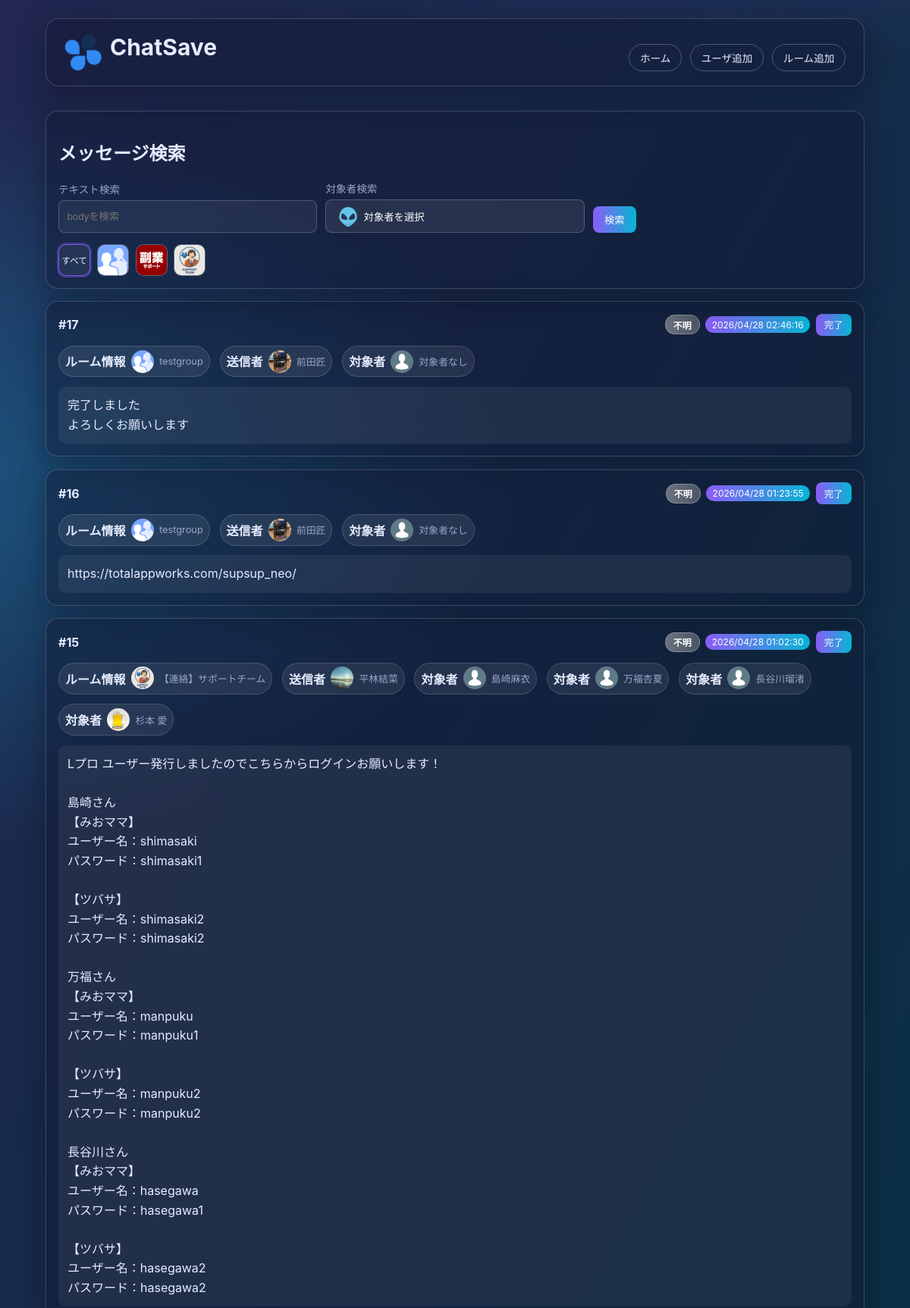
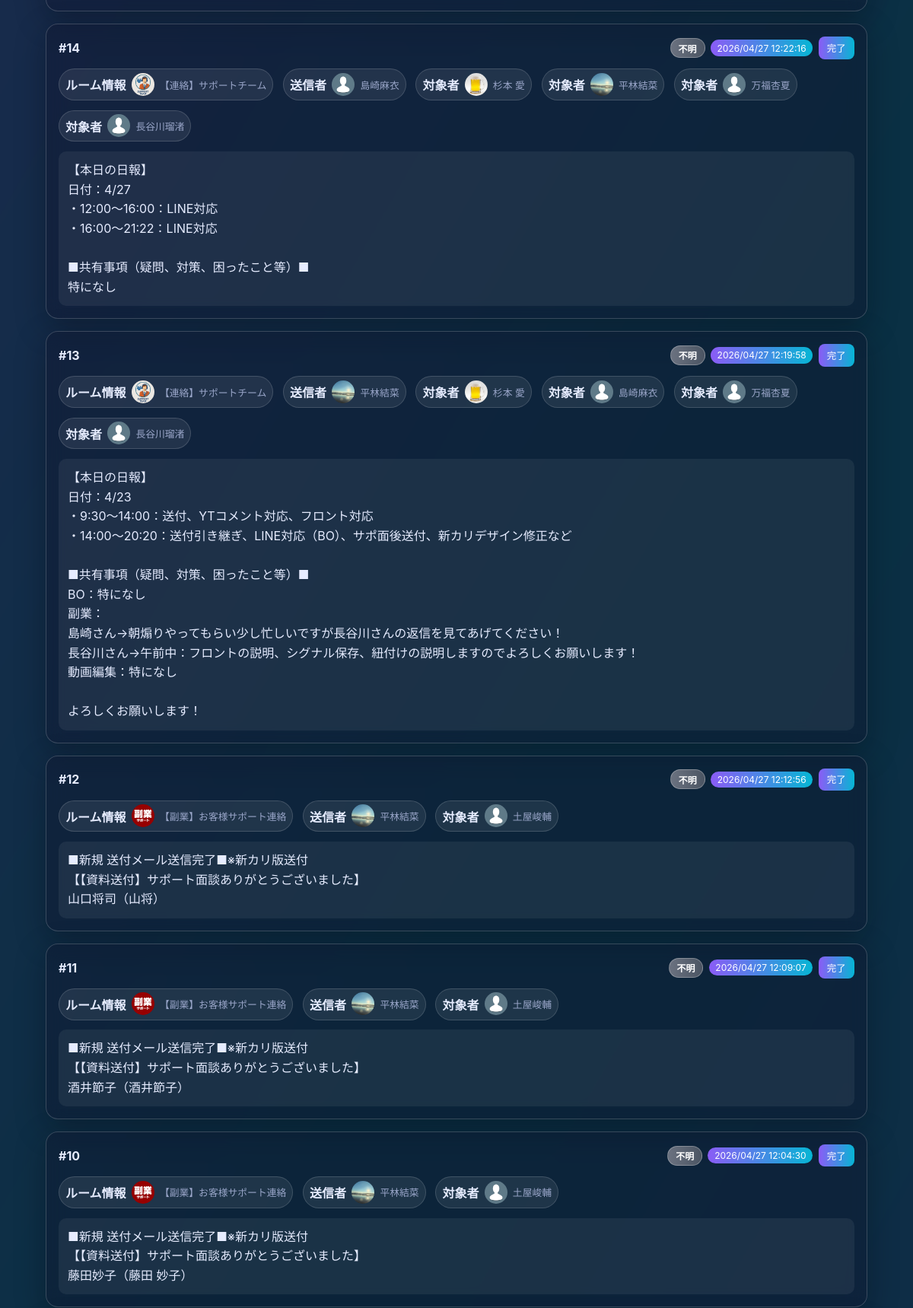
The page / (upper part) on the database its author committed (2 pictures, top to bottom).
### tables this page shows
CREATE TABLE room (
            id INTEGER PRIMARY KEY AUTOINCREMENT,
            room_name TEXT NOT NULL,
            room_id TEXT NOT NULL,
            room_icon TEXT
        );

CREATE TABLE message (
            id INTEGER PRIMARY KEY AUTOINCREMENT,
            room_id INTEGER,
            account_id TEXT,
            body TEXT NOT NULL,
            send_time TEXT,
            task INTEGER NOT NULL DEFAULT 0
        , message_id TEXT, type_id INTEGER);

CREATE TABLE type (
            id INTEGER PRIMARY KEY AUTOINCREMENT,
            type_name TEXT NOT NULL UNIQUE
        );

CREATE TABLE users (
            id INTEGER PRIMARY KEY AUTOINCREMENT,
            user_name TEXT NOT NULL,
            account_id TEXT NOT NULL,
            user_icon TEXT
        );

### index.php (the view, shortened to what the rows shown need)
<?php
$pdo = get_db();
$selectedRoomId = trim((string)($_GET['room_id'] ?? ''));
$page = max(1, (int)($_GET['page'] ?? 1));
$perPage = 30;
$rooms = $pdo->query('SELECT id, room_id, room_name, room_icon FROM room ORDER BY room_name ASC')->fetchAll(PDO::FETCH_ASSOC);
$users = $pdo->query('SELECT account_id, user_name, user_icon FROM users ORDER BY user_name ASC')->fetchAll(PDO::FETCH_ASSOC);
function sqlite_table_exists(PDO $pdo, string $tableName): bool
{
    $stmt = $pdo->prepare("SELECT name FROM sqlite_master WHERE type = 'table' AND name = :table_name LIMIT 1");
    $stmt->execute([':table_name' => $tableName]);
    $row = $stmt->fetch(PDO::FETCH_ASSOC);
    return is_array($row);
}
function sqlite_has_column(PDO $pdo, string $tableName, string $columnName): bool
{
    $columns = $pdo->query('PRAGMA table_info(' . $tableName . ')')->fetchAll(PDO::FETCH_ASSOC);
    foreach ($columns as $column) {
        if ((string)($column['name'] ?? '') === $columnName) {
            return true;
        }
    }
    return false;
}
$hasTypeTable = sqlite_table_exists($pdo, 'type');
$hasMessageTypeIdColumn = sqlite_has_column($pdo, 'message', 'type_id');
$canJoinType = $hasTypeTable && $hasMessageTypeIdColumn;
$sql = <<<'SQL'
SELECT
    m.id,
    m.message_id,
    m.room_id,
    m.account_id,
    m.body,
    m.send_time,
    COALESCE(m.task, 0) AS task,
SQL;
if ($canJoinType) {
    $sql .= <<<'SQL'
    m.type_id,
    t.type_name,
SQL;
} else {
    $sql .= <<<'SQL'
    NULL AS type_id,
    NULL AS type_name,
SQL;
}
$sql .= <<<'SQL'
    r.room_name,
    r.room_icon,
    u.user_name,
    u.user_icon
FROM message m
LEFT JOIN room r ON CAST(m.room_id AS TEXT) = r.room_id
LEFT JOIN users u ON m.account_id = u.account_id
SQL;
if ($canJoinType) {
    $sql .= "\nLEFT JOIN type t ON m.type_id = t.id\n";
}
$sql .= <<<'SQL'
WHERE 1=1
SQL;
$params = [];
$sql .= ' ORDER BY COALESCE(m.send_time, "") DESC, m.id DESC';
$stmt = $pdo->prepare($sql);
$stmt->execute($params);
$messages = $stmt->fetchAll(PDO::FETCH_ASSOC);
function parse_targets_from_body(string $body): array
{
    if (preg_match_all('/\[to[:：]\s*([^\]\s]+)\]/i', $body, $matches) > 0) {
        $accountIds = array_values(array_unique(array_filter(array_map(static fn(string $value): string => trim($value), $matches[1] ?? []), static fn(string $value): bool => $value !== '')));
        return ['type' => 'user', 'account_ids' => $accountIds];
    }
    return ['type' => 'none', 'account_ids' => []];
}
function parse_attachments_from_body(string $body): array
{
    $matches = [];
    preg_match_all('/\[download:(\d+)\](.*?)\[\/download\]/is', $body, $matches, PREG_SET_ORDER);
    if ($matches === []) {
        return [];
    }
    $attachments = [];
    foreach ($matches as $match) {
        $fileId = trim((string)($match[1] ?? ''));
        $fileLabel = trim((string)($match[2] ?? ''));
        $attachments[] = [
            'file_id' => $fileId,
            'file_label' => $fileLabel,
        ];
    }
    return $attachments;
}
function parse_reply_to_message_id(string $body): ?string
{
    if (preg_match('/\[rp[^\]]*\bto=([^\]\s]+)[^\]]*\]/i', $body, $matches) === 1) {
        return trim((string)($matches[1] ?? '')) ?: null;
    }
    return null;
}
function parse_reply_target_account_id(string $body): ?string
{
    if (preg_match('/\[rp[^\]]*\baid=([^\]\s]+)[^\]]*\]/i', $body, $matches) === 1) {
        return trim((string)($matches[1] ?? '')) ?: null;
    }
    return null;
}
function normalize_message_id(string $messageId): string
{
    $trimmed = trim($messageId);
    if ($trimmed === '') {
        return '';
    }
    if (preg_match('/^\d+-\d+$/', $trimmed) === 1) {
        $parts = explode('-', $trimmed, 2);
        return trim((string)($parts[1] ?? ''));
    }
    return $trimmed;
}
function sanitize_message_body_for_display(string $body): string
{
    $cleaned = $body;
    $patterns = [
        '/^\[rp[^\]]*\]/i',
        '/\[toall\]/i',
        '/\[to[:：]\s*[^\]\s]+\][^\r\n]*(?:\r?\n)?/i',
        '/\[download:\d+\].*?\[\/download\]/is',
        '/\[info\]\s*\[title\]\s*\[dtext:file_uploaded\]\s*\[\/title\].*?\[\/info\]\s*/is',
    ];
    foreach ($patterns as $pattern) {
        $cleaned = preg_replace($pattern, '', (string)$cleaned);
    }
    $cleaned = preg_replace("/\n{3,}/", "\n\n", (string)$cleaned);
    return trim((string)$cleaned);
}
function resolve_message_type_label(array $message): string
{
    $typeName = trim((string)($message['type_name'] ?? ''));
    if ($typeName !== '') {
        return $typeName;
    }
    return '不明';
}
function message_type_badge_class(string $typeName): string
{
    $map = [
        '要対応' => 'type-need-action',
        '要返信' => 'type-need-reply',
        '要確認' => 'type-need-check',
        '報告' => 'type-report',
        '共有' => 'type-share',
        '完了報告' => 'type-complete-report',
        'お礼・リアクション' => 'type-thanks-reaction',
        '雑談' => 'type-chat',
        '不明' => 'type-unknown',
    ];
    return $map[$typeName] ?? 'type-unknown';
}
$targetUsersByAccountId = [];
foreach ($users as $user) {
    $targetUsersByAccountId[(string)$user['account_id']] = $user;
}
foreach ($messages as $index => $message) {
    $rawBody = (string)($message['body'] ?? '');
    $messages[$index]['message_id'] = normalize_message_id((string)($message['message_id'] ?? ''));
    $target = parse_targets_from_body($rawBody);
    $replyTargetAccountId = parse_reply_target_account_id($rawBody);
    if ($replyTargetAccountId !== null) {
        $target = ['type' => 'user', 'account_ids' => [$replyTargetAccountId]];
    }
    $messages[$index]['target_type'] = $target['type'];
    $messages[$index]['target_account_ids'] = $target['account_ids'];
    $messages[$index]['attachments'] = parse_attachments_from_body($rawBody);
    $messages[$index]['reply_to_message_id'] = normalize_message_id((string)(parse_reply_to_message_id($rawBody) ?? ''));
    $messages[$index]['body_for_display'] = sanitize_message_body_for_display($rawBody);
}
$offset = ($page - 1) * $perPage;
$messages = array_slice($messages, $offset, $perPage);
$messagesByMessageId = [];
foreach ($messages as $message) {
    $messageId = normalize_message_id((string)($message['message_id'] ?? ''));
    if ($messageId === '') {
        continue;
    }
    $messagesByMessageId[$messageId] = $message;
}
$childrenByParentMessageId = [];
foreach ($messages as $message) {
    $replyToMessageId = trim((string)($message['reply_to_message_id'] ?? ''));
    if ($replyToMessageId === '' || !isset($messagesByMessageId[$replyToMessageId])) {
        continue;
    }
    if (!isset($childrenByParentMessageId[$replyToMessageId])) {
        $childrenByParentMessageId[$replyToMessageId] = [];
    }
    $childrenByParentMessageId[$replyToMessageId][] = $message;
}
foreach ($childrenByParentMessageId as $parentMessageId => $children) {
    usort($children, static function (array $a, array $b): int {
        $aTime = strtotime((string)($a['send_time'] ?? '')) ?: 0;
        $bTime = strtotime((string)($b['send_time'] ?? '')) ?: 0;
        if ($aTime === $bTime) {
            return ((int)($a['id'] ?? 0)) <=> ((int)($b['id'] ?? 0));
        }
        return $aTime <=> $bTime;
    });
    $childrenByParentMessageId[$parentMessageId] = $children;
}
$appendReplyChildren = static function (
    array $parentMessage,
    array $childrenByParentMessageId,
    callable $appendReplyChildren,
    int $depth = 1
): array {
    $collected = [];
    $parentMessageId = trim((string)($parentMessage['message_id'] ?? ''));
    if ($parentMessageId === '' || !isset($childrenByParentMessageId[$parentMessageId])) {
        return $collected;
    }
    foreach ($childrenByParentMessageId[$parentMessageId] as $childMessage) {
        $childMessage['is_reply_child'] = true;
        $childMessage['reply_depth'] = $depth;
        $collected[] = $childMessage;
        foreach ($appendReplyChildren($childMessage, $childrenByParentMessageId, $appendReplyChildren, $depth + 1) as $nestedChild) {
            $nestedChild['is_reply_child'] = true;
            $collected[] = $nestedChild;
        }
    }
    return $collected;
};
$messagesWithHierarchy = [];
foreach ($messages as $message) {
    $replyToMessageId = trim((string)($message['reply_to_message_id'] ?? ''));
    if ($replyToMessageId !== '' && isset($messagesByMessageId[$replyToMessageId])) {
        continue;
    }
    $message['reply_depth'] = 0;
    $messagesWithHierarchy[] = $message;
    foreach ($appendReplyChildren($message, $childrenByParentMessageId, $appendReplyChildren, 1) as $childMessage) {
        $messagesWithHierarchy[] = $childMessage;
    }
}
$messages = $messagesWithHierarchy;
function build_query(array $overrides = []): string
{
    $params = [
        'q' => trim((string)($_GET['q'] ?? '')),
        'room_id' => trim((string)($_GET['room_id'] ?? '')),
        'target' => trim((string)($_GET['target'] ?? '')),
        'page' => (string)max(1, (int)($_GET['page'] ?? 1)),
    ];
    foreach ($overrides as $key => $value) {
        $params[$key] = (string)$value;
    }
    if (($params['page'] ?? '1') === '1') {
        unset($params['page']);
    }
    return http_build_query(array_filter($params, static fn(string $value): bool => $value !== ''));
}
include __DIR__ . '/header.php';
?>
<section class="card glass form-card">
  <h2>メッセージ検索</h2>
  <div class="icon-filter-row" aria-label="ルーム絞り込み">
    <?php foreach ($rooms as $room): ?>
      <?php
        $roomId = (string)$room['room_id'];
        $roomName = (string)$room['room_name'];
        $iconPath = trim((string)($room['room_icon'] ?? ''));
      ?>
      <a
        href="index.php?<?php echo htmlspecialchars(build_query(['room_id' => $roomId, 'page' => '1']), ENT_QUOTES, 'UTF-8'); ?>"
        class="icon-filter-button <?php echo $selectedRoomId === $roomId ? 'active' : ''; ?>"
        title="<?php echo htmlspecialchars($roomName, ENT_QUOTES, 'UTF-8'); ?>"
      >
        <img src="<?php echo htmlspecialchars($iconPath !== '' ? $iconPath : 'img/noimage.png', ENT_QUOTES, 'UTF-8'); ?>" alt="<?php echo htmlspecialchars($roomName, ENT_QUOTES, 'UTF-8'); ?>" onerror="this.onerror=null;this.src='img/noimage.png';">
      </a>
    <?php endforeach; ?>
  </div>
</section>
<section class="cards" aria-label="メッセージ一覧">
  <?php foreach ($messages as $message): ?>
    <?php
      $roomName = trim((string)($message['room_name'] ?? ''));
      $roomLabel = $roomName !== '' ? $roomName : ('room_id: ' . (string)$message['room_id']);
      $roomIcon = trim((string)($message['room_icon'] ?? ''));
      $senderName = trim((string)($message['user_name'] ?? ''));
      $senderLabel = $senderName !== '' ? $senderName : ('account_id: ' . (string)$message['account_id']);
      $senderIcon = trim((string)($message['user_icon'] ?? ''));
      $targetType = (string)($message['target_type'] ?? 'none');
      $targetAccountIds = is_array($message['target_account_ids'] ?? null) ? $message['target_account_ids'] : [];
      $targetUsers = [];
      foreach ($targetAccountIds as $targetAccountId) {
          $targetUsers[] = $targetUsersByAccountId[(string)$targetAccountId] ?? ['account_id' => (string)$targetAccountId];
      }
      $targetEntries = [];
      if ($targetType === 'all') {
          $targetEntries[] = [
              'label' => '全員',
              'icon' => 'img/all.png',
          ];
      } else {
          foreach ($targetUsers as $targetUser) {
              $targetName = trim((string)($targetUser['user_name'] ?? ''));
              $targetAccountId = trim((string)($targetUser['account_id'] ?? ''));
              $targetLabel = '';
              if ($targetName !== '') {
                  $targetLabel = $targetName;
              } elseif ($targetAccountId !== '') {
                  $targetLabel = 'account_id: ' . $targetAccountId;
              }
              if ($targetLabel !== '') {
                  $targetEntries[] = [
                      'label' => $targetLabel,
                      'icon' => trim((string)($targetUser['user_icon'] ?? '')),
                  ];
              }
          }
      }
      if ($targetEntries === []) {
          $targetEntries[] = [
              'label' => '対象者なし',
              'icon' => 'img/noimage.png',
          ];
      }
      $rawSendTime = trim((string)($message['send_time'] ?? ''));
      $timestamp = strtotime($rawSendTime);
      $formattedSendTime = $rawSendTime;
      if ($timestamp !== false) {
          $formattedSendTime = date('Y/m/d H:i:s', $timestamp);
      }
      $isTaskDone = (int)($message['task'] ?? 0) === 1;
      $messageTypeLabel = resolve_message_type_label($message);
      $messageTypeBadgeClass = message_type_badge_class($messageTypeLabel);
      $isReplyChild = (bool)($message['is_reply_child'] ?? false);
      $replyDepth = max(0, (int)($message['reply_depth'] ?? 0));
    ?>
    <div class="message-thread-item <?php echo $isReplyChild ? 'is-reply-child' : ''; ?>" style="--reply-level: <?php echo $replyDepth; ?>;">
      <article class="card glass message-card <?php echo $isTaskDone ? 'is-complete' : ''; ?>" data-message-id="<?php echo (int)$message['id']; ?>">
        <div class="card-head">
          <h2>#<?php echo (int)$message['id']; ?></h2>
          <div class="card-actions">
            <span class="message-type-badge <?php echo htmlspecialchars($messageTypeBadgeClass, ENT_QUOTES, 'UTF-8'); ?>">
              <?php echo htmlspecialchars($messageTypeLabel, ENT_QUOTES, 'UTF-8'); ?>
            </span>
            <span class="badge"><?php echo htmlspecialchars($formattedSendTime, ENT_QUOTES, 'UTF-8'); ?></span>
            <button type="button" class="task-toggle" data-task-state="<?php echo $isTaskDone ? '1' : '0'; ?>"><?php echo $isTaskDone ? '取消' : '完了'; ?></button>
          </div>
        </div>
        <div class="message-meta-row">
          <div class="entity-chip" data-tooltip="<?php echo htmlspecialchars($roomLabel, ENT_QUOTES, 'UTF-8'); ?>">
            <strong>ルーム情報</strong>
            <img src="<?php echo htmlspecialchars($roomIcon !== '' ? $roomIcon : 'img/noimage.png', ENT_QUOTES, 'UTF-8'); ?>" alt="<?php echo htmlspecialchars($roomLabel, ENT_QUOTES, 'UTF-8'); ?>" onerror="this.onerror=null;this.src='img/noimage.png';">
            <span><?php echo htmlspecialchars($roomLabel, ENT_QUOTES, 'UTF-8'); ?></span>
          </div>
          <div class="entity-chip" data-tooltip="<?php echo htmlspecialchars($senderLabel, ENT_QUOTES, 'UTF-8'); ?>">
            <strong>送信者</strong>
            <img src="<?php echo htmlspecialchars($senderIcon !== '' ? $senderIcon : 'img/noimage.png', ENT_QUOTES, 'UTF-8'); ?>" alt="<?php echo htmlspecialchars($senderLabel, ENT_QUOTES, 'UTF-8'); ?>" onerror="this.onerror=null;this.src='img/noimage.png';">
            <span><?php echo htmlspecialchars($senderLabel, ENT_QUOTES, 'UTF-8'); ?></span>
          </div>
          <?php foreach ($targetEntries as $targetEntry): ?>
            <?php
              $targetLabel = (string)($targetEntry['label'] ?? '対象者なし');
              $targetIcon = trim((string)($targetEntry['icon'] ?? ''));
            ?>
            <div class="entity-chip" data-tooltip="<?php echo htmlspecialchars($targetLabel, ENT_QUOTES, 'UTF-8'); ?>">
              <strong>対象者</strong>
              <img src="<?php echo htmlspecialchars($targetIcon !== '' ? $targetIcon : 'img/noimage.png', ENT_QUOTES, 'UTF-8'); ?>" alt="<?php echo htmlspecialchars($targetLabel, ENT_QUOTES, 'UTF-8'); ?>" onerror="this.onerror=null;this.src='img/noimage.png';">
              <span><?php echo htmlspecialchars($targetLabel, ENT_QUOTES, 'UTF-8'); ?></span>
            </div>
          <?php endforeach; ?>
        </div>
        <div class="message-body"><?php echo nl2br(htmlspecialchars((string)($message['body_for_display'] ?? $message['body'] ?? ''), ENT_QUOTES, 'UTF-8')); ?></div>
      </article>
    </div>
  <?php endforeach; ?>
</section>
<?php include __DIR__ . '/footer.php'; ?>

### rows shown on the page
room: room_icon (picture)
room: room_icon (picture)
room: room_icon (picture)
message: $replyDepth 0 (drawn), id "17", type.type_name "不明", send_time "2026/04/28 02:46:16", room.room_icon (picture), room.room_name "testgroup", users.user_icon (picture), users.user_name "前田匠", targetLabel "対象者なし", body "完了しました よろしくお願いします"
message: $replyDepth 0 (drawn), id "16", messageTypeLabel "不明", send_time "2026/04/28 01:23:55", room.room_icon (picture), room.room_name "testgroup", users.user_icon (picture), users.user_name "前田匠", targetLabel "対象者なし", body "https://totalappworks.com/supsup_neo/"
message: $replyDepth 0 (drawn), id "15", messageTypeLabel "不明", send_time "2026/04/28 01:02:30", room.room_icon (picture), room.room_name "【連絡】サポートチーム", users.user_icon (picture), users.user_name "平林結菜", targetLabel "島崎麻衣", targetLabel "万福杏夏", targetLabel "長谷川瑠渚", targetLabel "杉本 愛", body_for_display "Lプロ ユーザー発行しましたのでこちらからログインお願いします！ 島崎さん 【みおママ】 ユーザー名：shimasaki パスワード：shimasaki1 【ツバサ】 ユーザー名：shimasaki2 パスワード：shimasaki2 万福さん 【みおママ】 ユーザー名：manpuku パスワード：manpuku1 【ツバサ】 ユーザー名：manpuku2 パスワード：manpuku2 長谷川さん 【みおママ】 ユーザー名：hasegawa パスワード：hasegawa1 【ツバサ】 ユーザー名：hasegawa2 パスワード：hasegawa2"
message: $replyDepth 0 (drawn), id "14", messageTypeLabel "不明", send_time "2026/04/27 12:22:16", room.room_icon (picture), room.room_name "【連絡】サポートチーム", users.user_icon (picture), users.user_name "島崎麻衣", targetLabel "杉本 愛", targetLabel "平林結菜", targetLabel "万福杏夏", targetLabel "長谷川瑠渚", body_for_display "【本日の日報】 日付：4/27 ・12:00～16:00：LINE対応 ・16:00～21:22：LINE対応 ■共有事項（疑問、対策、困ったこと等）■ 特になし"
message: $replyDepth 0 (drawn), id "13", messageTypeLabel "不明", send_time "2026/04/27 12:19:58", room.room_icon (picture), room.room_name "【連絡】サポートチーム", users.user_icon (picture), users.user_name "平林結菜", targetLabel "杉本 愛", targetLabel "島崎麻衣", targetLabel "万福杏夏", targetLabel "長谷川瑠渚", body_for_display "【本日の日報】 日付：4/23 ・9:30～14:00：送付、YTコメント対応、フロント対応 ・14:00～20:20：送付引き継ぎ、LINE対応（BO）、サポ面後送付、新カリデザイン修正など ■共有事項（疑問、対策、困ったこと等）■ BO：特になし 副業： 島崎さん→朝煽りやってもらい少し忙しいですが長谷川さんの返信を見てあげてください！ 長谷川さん→午前中：フロントの説明、シグナル保存、紐付けの説明しますのでよろしくお願いします！ 動画編集：特になし よろしくお願いします！"
message: $replyDepth 0 (drawn), id "12", messageTypeLabel "不明", send_time "2026/04/27 12:12:56", room.room_icon (picture), room.room_name "【副業】お客様サポート連絡", users.user_icon (picture), users.user_name "平林結菜", body_for_display "■新規 送付メール送信完了■※新カリ版送付 【【資料送付】サポート面談ありがとうございました】 山口将司（山将）"
users: user_name "土屋峻輔"
message: $replyDepth 0 (drawn), id "11", messageTypeLabel "不明", send_time "2026/04/27 12:09:07", room.room_icon (picture), room.room_name "【副業】お客様サポート連絡", users.user_icon (picture), users.user_name "平林結菜", body_for_display "■新規 送付メール送信完了■※新カリ版送付 【【資料送付】サポート面談ありがとうございました】 酒井節子（酒井節子）"
message: $replyDepth 0 (drawn), id "10", messageTypeLabel "不明", send_time "2026/04/27 12:04:30", room.room_icon (picture), room.room_name "【副業】お客様サポート連絡", users.user_icon (picture), users.user_name "平林結菜", body_for_display "■新規 送付メール送信完了■※新カリ版送付 【【資料送付】サポート面談ありがとうございました】 藤田妙子（藤田 妙子）"

### other values the page prints
$selectedTargetLabel "対象者を選択"
